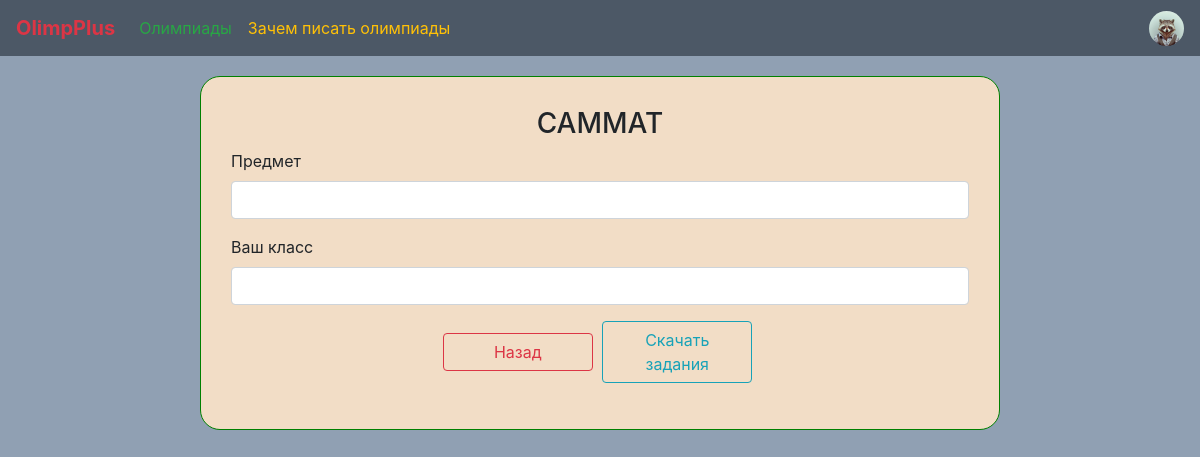
The app's page /tasks/3 (signed in), older data.
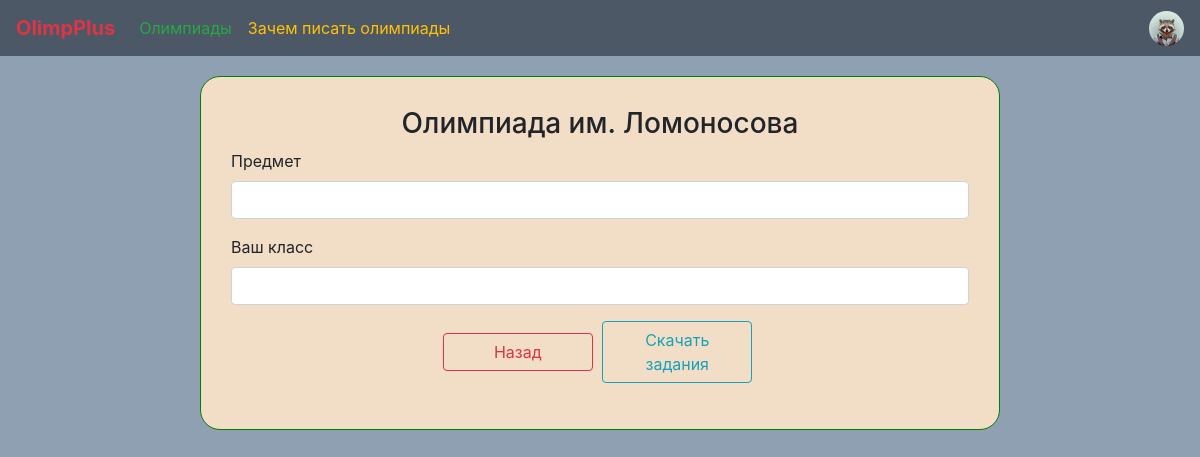
The same page, newer data.
### data/tables/olimpiadsGroup.py (models this page shows, shortened)
class OlimpiadsGroup(SqlAlchemyBase):
    __tablename__ = 'olimpiads_groups'
    id = sqlalchemy.Column(sqlalchemy.Integer, primary_key=True, autoincrement=True)
    name = sqlalchemy.Column(sqlalchemy.String)
    organizer = sqlalchemy.Column(sqlalchemy.String)
    description = sqlalchemy.Column(sqlalchemy.String)
    subjects = sqlalchemy.Column(sqlalchemy.String)
    grades = sqlalchemy.Column(sqlalchemy.String)
    grades_description = sqlalchemy.Column(sqlalchemy.String)
    link = sqlalchemy.Column(sqlalchemy.String)
    cities = sqlalchemy.Column(sqlalchemy.String)
    photo = sqlalchemy.Column(sqlalchemy.String)
    news = orm.relationship('OlimpiadsGroupNews', backref='olimpiads_group_news')
    olimpiads = orm.relationship('Olimpiad', backref='olimpiads_group')

### main.py (the view)
@app.route('/tasks/<int:olimpiad_id>', methods=["GET", "POST"])
def tasks(olimpiad_id):
    db_session = create_session()
    olimpiad = db_session.query(OlimpiadsGroup).filter(OlimpiadsGroup.id == olimpiad_id).first()
    form = TaskForm()
    if form.validate_on_submit():
        res_olimp = db_session.query(Olimpiad).filter(Olimpiad.subject == form["subject"].data,
                                                      Olimpiad.grade == form["grade"].data,
                                                      Olimpiad.olimpiads_group_id == olimpiad.id).first()
        if res_olimp:
            return render_template("tasks.html", form=form, olimpiad=olimpiad, file=res_olimp.tasks)
        else:
            return render_template("tasks.html", form=form, olimpiad=olimpiad,
                                   message="Задания для такого предмета или класса не найдены")
    else:
        return render_template("tasks.html", form=form, olimpiad=olimpiad)

### data/forms/taskForm.py
class TaskForm(FlaskForm):
    subject = StringField("Предмет", validators=[InputRequired(message="Вы не заполнили это поле")])
    grade = StringField("Ваш класс", validators=[InputRequired(message="Вы не заполнили это поле")])
    submit = SubmitField("Скачать задания")

### data/database/all_for_session.py (called while the page is built)
def create_session() -> Session:
    global __factory
    return __factory()

### main.py (called while the page is built)
@login_manager.user_loader
def load_user(user):
    db_session = create_session()
    return db_session.query(User).get(user)

### templates/tasks.html (shortened to what this page needs)
{% extends "base.html" %}
{% block content %}
  <form method="get" novalidate class="login_block">
    <h3 class="text-center">{{ olimpiad.name }}</h3>
    <div class="form-group">
      {{ form.subject.label }}
      {{ form.subject(class="form-control", type="text", id="subject", onchange="changeLink()") }}
    </div>
    <div class="form-group">
      {{ form.grade.label }}
      {{ form.grade(class="form-control", type="text", id="grade", onchange="changeLink()") }}
    </div>
    <div class="form-group" style="text-align: center">
    	<a href="../particular_olimpiad/{{ olimpiad.id }}" class="btn btn-outline-danger" style="display: inline-block; width: 150px; margin-right: 5px">
    		Назад
    	</a>
	    <a href="" download="" id="load_file" class="btn btn-outline-info" style="display: inline-block; width: 150px; margin-right: 5px">
	          Скачать задания
	    </a>
    </div>
  </form>
{% endblock %}

Row changes from the older to the newer data that the page shows:
changed OlimpiadsGroup: name "САММАТ" → "Олимпиада им. Ломоносова"
